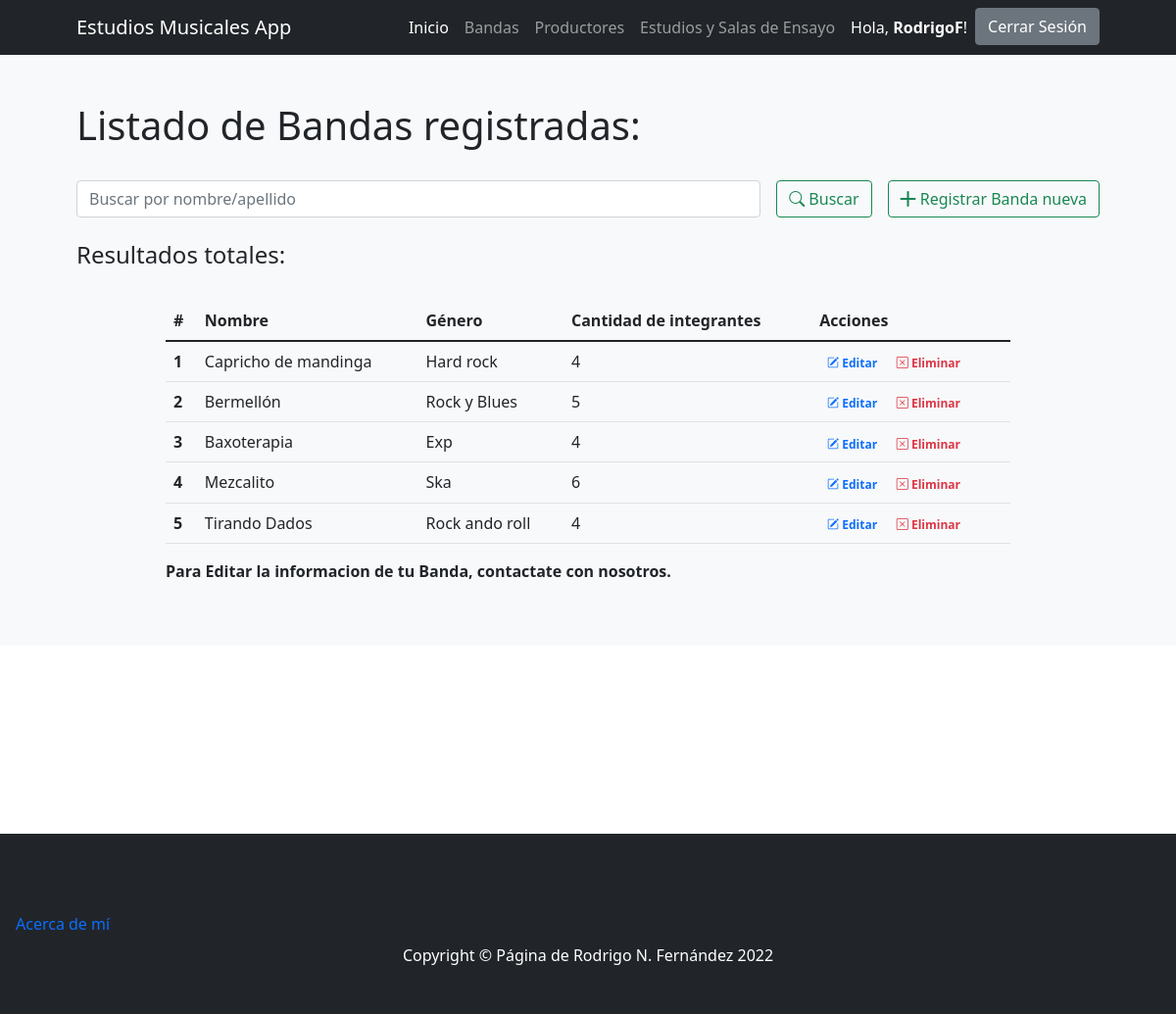
/bandas/ (signed in), run on the app's committed database.
### ProyectoCoderApp/models.py (models this page shows)
class Bandas(models.Model):
    nombre = models.CharField(max_length=30) # Texto
    genero = models.CharField(max_length=30) # Texto
    cantidad_integrantes = models.IntegerField() # Email - Opcional
    class Meta:
        verbose_name_plural="Bandas"

### ProyectoCoderApp/views.py (the view)
# urls.py: path('bandas/', bandas, name="bandas"),
def bandas(request):
    if request.method == "POST":
        search = request.POST["search"]
        if search != "":
            bandas = Bandas.objects.filter( Q(nombre__icontains=search) | Q(genero__icontains=search) ).values()
            return render(request,"ProyectoCoderApp/bandas.html",{"bandas":bandas, "search":True, "busqueda":search})
    bandas = Bandas.objects.all()
    return render(request,"ProyectoCoderApp/bandas.html",{"bandas":bandas})

### ProyectoCoderApp/templates/ProyectoCoderApp/bandas.html (shortened to what this page needs)
{% extends 'ProyectoCoderApp/base.html' %}
{% load static %}
{% block contenidoPagina %}
<section class="bg-light py-5">
    <div class="container px-5">
        <h1>Listado de Bandas registradas:</h1>
        <br>
        <div class="row gx-5 justify-content-center">
            <div class="col-lg-12">
                <form class="d-flex my-2 my-lg-0" action="" method="post">
                    <input class="flex-grow-0 form-control mr-sm-2" type="search" name="search" placeholder="Buscar por nombre/apellido" aria-label="Search">
                    <button class="btn btn-outline-success text-nowrap ms-3 my-2 my-sm-0" type="submit"> <i class="bi bi-search"></i> Buscar</button>
                    <a class="btn btn-outline-success text-nowrap ms-3 my-2 my-sm-0" href="{% url 'crear_banda' %}"> <i class="bi bi-plus-lg"></i> Registrar Banda nueva</a>
                </form>
            </div>
        </div>
        <br>
        <h4>Resultados
            {% if search %}
                para "{{busqueda}}":
            {% else %}
                totales:
            {% endif %}
        </h4>
        <br>
        <div class="row gx-5 justify-content-center">
            <div class="col-lg-10 table-responsive">
                <table class="table table-theme">
                    <thead>
                        <tr>
                            <th scope="col">#</th>
                            <th scope="col">Nombre</th>
                            <th scope="col">Género</th>
                            <th scope="col">Cantidad de integrantes</th>
                            <th scope="col">Acciones</th>
                        </tr>
                    </thead>
                    <tbody>
                        {% for banda in bandas %}
                            <tr>
                                <th scope="row">{{forloop.counter}}</th>
                                <td>{{banda.nombre}}</td>
                                <td>{{banda.genero}}</td>
                                <td>{{banda.cantidad_integrantes}}</td>
                                <td>
                                    <a href="{% url 'editar_banda' banda.id %}" class="text-primary badge badge-primary text-decoration-none"> <i class="bi bi-pencil-square"></i> Editar</a>
                                    <a href="{% url 'eliminar_banda' banda.id %}" class="text-danger badge badge-danger text-decoration-none"> <i class="bi bi-x-square"></i> Eliminar</a>
                                </td>
                            </tr>
                        {% endfor %}
                    </tbody>
                </table>
                <b>
                    <p>Para Editar la informacion de tu Banda, contactate con nosotros.</p>
                </b>
            </div>
        </div>
    </div>
</section>
{% endblock %}

### ProyectoCoderApp/templates/ProyectoCoderApp/base.html (shortened to what this page needs)
{% load static %}
<!DOCTYPE html>
<html lang="es">
    <head>
        <link href="https://cdn.jsdelivr.net/npm/bootstrap-icons@1.4.1/font/bootstrap-icons.css" rel="stylesheet" />
        <link href="{% static 'css/styles.css' %}" rel="stylesheet" />
    </head>
    <body>
        <nav class="navbar navbar-expand-lg navbar-dark bg-dark">
            <div class="container px-5" >
                <a class="navbar-brand" href="{% url 'index' %}">Estudios Musicales App</a>
                <div class="collapse navbar-collapse" id="navbarSupportedContent">
                    <ul class="navbar-nav ms-auto mb-2 mb-lg-0">
                        <li class="nav-item"><a class="nav-link active" aria-current="page" href="{% url 'index' %}">Inicio</a></li>
                        <li class="nav-item"><a class="nav-link" href="{% url 'bandas' %}">Bandas</a></li>
                        {% if user.is_authenticated %}
                            <li class="nav-item"><a class="nav-link" href="{% url 'productores' %}">Productores</a></li>
                            <li class="nav-item"><a class="nav-link" href="{% url 'estudios' %}">Estudios y Salas de Ensayo</a></li>
                        {% endif %}
                        {% if user.is_authenticated %}
                            <li class="nav-item"><a class="nav-link active" href="{% url 'editar_perfil' %}"> Hola, <b>{{user.username}}</b>!</a>
                            <li class="nav-item"><a class="btn btn-secondary" href="{% url 'logout' %}">Cerrar Sesión</a></li>
                        {% else %}
                            <li class="nav-item"><a class="btn btn-secondary mx-3 " href="{% url 'login' %}">Iniciar Sesión</a></li>
                            <li class="nav-item"><a class="btn btn-outline-secondary" href="{% url 'register' %}">Registrarse</a></li>
                        {% endif %}
                    </ul>
                </div>
            </div>
        </nav>
        {% block contenidoPagina %}
        {% endblock %}
<br><br><br><br><br><br><br><br>
        <footer class="py-5 bg-dark">
            <li class="nav-item"><a class="nav-link active" aria-current="page" href="{% url 'acerca_de' %}">Acerca de mí</a></li>
            <div class="container px-5"><p class="m-0 text-center text-white">Copyright &copy; Página de Rodrigo N. Fernández 2022</p>
            </div>
        </footer>
    </body>
</html>

### data on the page
Bandas: nombre "Capricho de mandinga", genero "Hard rock", cantidad_integrantes "4"
Bandas: nombre "Bermellón", genero "Rock y Blues", cantidad_integrantes "5"
Bandas: nombre "Baxoterapia", genero "Exp", cantidad_integrantes "4"
Bandas: nombre "Mezcalito", genero "Ska", cantidad_integrantes "6"
Bandas: nombre "Tirando Dados", genero "Rock ando roll", cantidad_integrantes "4"

### other printed values
{{ user.username }} "RodrigoF"
